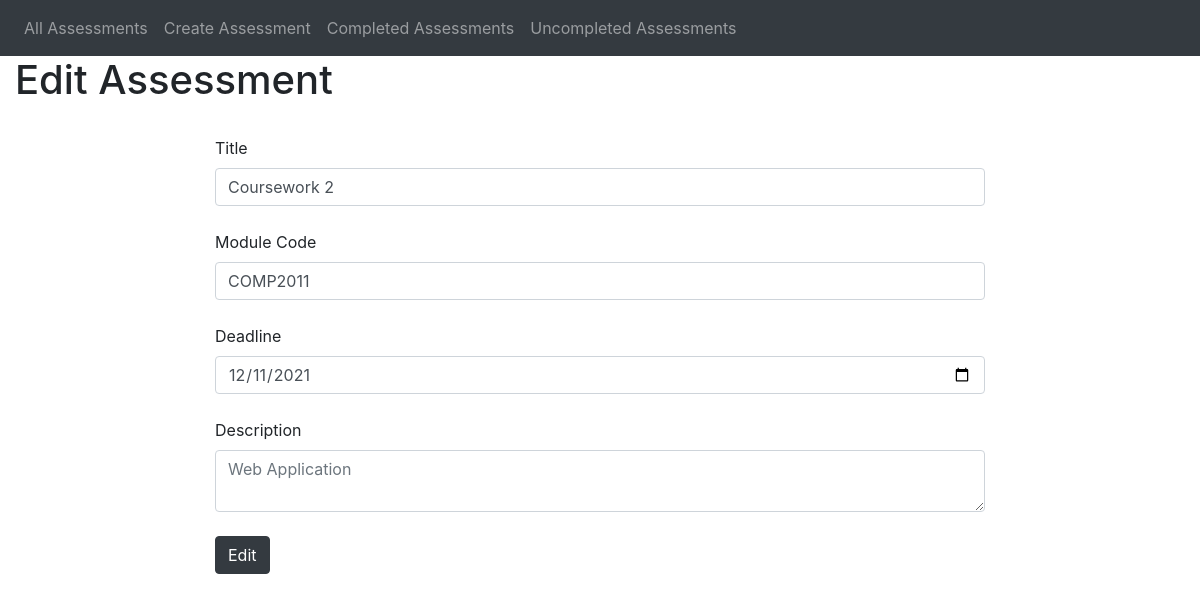
The page /edit/3 on the database its author committed.
### app/models.py (models this page shows)
class Assessment(db.Model):
  id = db.Column(db.Integer, primary_key=True)
  title = db.Column(db.String(100))
  code = db.Column(db.String(10))
  deadline = db.Column(db.Date())
  description = db.Column(db.String(500))
  status = db.Column(db.Boolean())

### app/views.py (the view, shortened to what this page needs)
@app.route('/edit/<task_id>', methods=['GET', 'POST'])
def edit(task_id):
	task = models.Assessment.query.filter_by(id=task_id).one()
	form = CreateAssessment()
	return render_template('create.html',title='Edit Assessment',form=form,task=task)

### app/forms.py
class CreateAssessment(Form):
    title = StringField('title', validators=[DataRequired(), Length(max=100)])
    code = StringField('code', validators=[DataRequired(), Length(max=10)])
    deadline = DateField('deadline')
    description = TextAreaField('description', validators=[DataRequired(), Length(max=500)])

### app/templates/create.html (shortened to what this page needs)
{% extends "base.html" %}
{% block content %}
<div class="row">
  <div class="col-2"></div>
  <div class="col-8">
    <form method="post" name="create">
        <label>Title</label>
        {% if task != 0 %}
          {{ form.title(class_="form-control", value=task.title) }}
        {% else %}
          {{ form.title(class_="form-control") }}
        {% endif %}
        <br>
        <label>Module Code</label>
        {% if task != 0 %}
          {{ form.code(class_="form-control", value=task.code) }}
        {% else %}
          {{ form.code(class_="form-control") }}
        {% endif %}
        <br>
        <label>Deadline</label>
        {% if task != 0 %}
          {{ form.deadline(class_="form-control", value=task.deadline) }}
        {% else %}
          {{ form.deadline(class_="form-control") }}
        {% endif %}
        <br>
        <label>Description</label>
        {% if task != 0 %}
          {{ form.description(class_="form-control", placeholder=task.description) }}
        {% else %}
          {{ form.description(class_="form-control", rows="4") }}
        {% endif %}
        <br>
        {% if task != 0 %}
          <p><input type="submit" class="btn btn-dark" value="Edit"></p>
        {% else %}
          <p><input type="submit" class="btn btn-dark" value="Create"></p>
        {% endif %}
    </form>
  </div>
</div>
{% endblock %}

### app/static/style.css (style rules this page uses)
body { padding-bottom: 100px; }

### rows shown on the page
Assessment: title "Coursework 2", code "COMP2011", deadline "12/11/2021"

### other values the page prints
{{ title }} "Edit Assessment"
